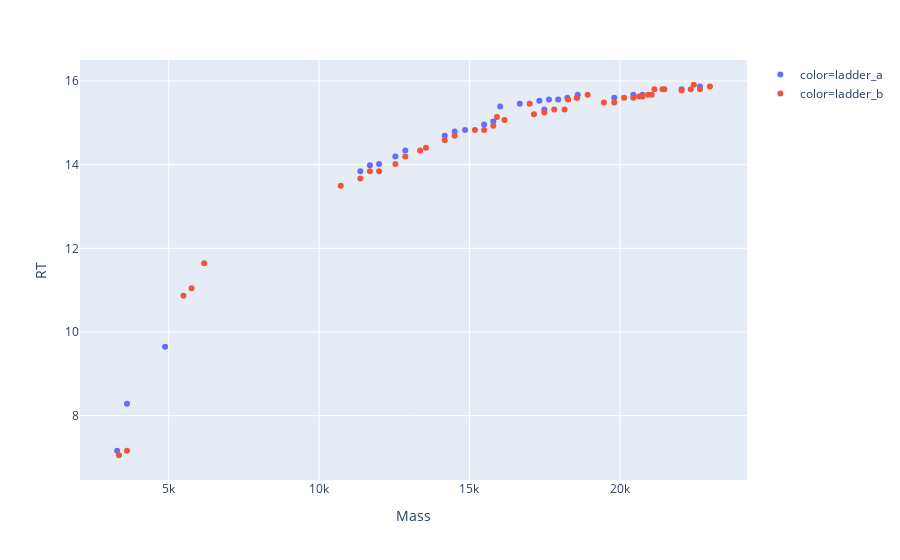

The notebook cell this image was saved under:
### Code cell
tmp = df_3p_24087.copy()
tmp.Mass += 329.0525
plotly_zones(df_3p_24416, tmp)

### Figure 1 — Plotly figure (JSON) as saved in the notebook; plotly's stock layout.template omitted (floating-point values rounded to 4 significant figures)
{"data": [{"hoverlabel": {"namelength": 0}, "hovertemplate": "color=ladder_a<br>Mass=%{x}<br>RT=%{y}", "legendgroup": "color=ladder_a", "marker": {"color": "#636efa", "symbol": "circle"}, "mode": "markers", "name": "color=ladder_a", "showlegend": true, "type": "scatter", "x": [17640.0, 17950.0, 18260.0, 18600.0, 3612.0, 19820.0, 20450.0, 20760.0, 4880.0, 11370.0, 22060.0, 11690.0, 22670.0, 12000.0, 12540.0, 12870.0, 14180.0, 14510.0, 14850.0, 15490.0, 3283.0, 15790.0, 16020.0, 16670.0, 17320.0, 17490.0], "xaxis": "x", "y": [15.56, 15.56, 15.6, 15.67, 8.283, 15.6, 15.67, 15.67, 9.646, 13.84, 15.81, 13.99, 15.87, 14.02, 14.2, 14.34, 14.69, 14.79, 14.83, 14.96, 7.159, 15.03, 15.39, 15.46, 15.53, 15.32], "yaxis": "y"}, {"hoverlabel": {"namelength": 0}, "hovertemplate": "color=ladder_b<br>Mass=%{x}<br>RT=%{y}", "legendgroup": "color=ladder_b", "marker": {"color": "#EF553B", "symbol": "circle"}, "mode": "markers", "name": "color=ladder_b", "showlegend": true, "type": "scatter", "x": [18160.0, 18280.0, 18570.0, 18580.0, 18930.0, 19470.0, 19820.0, 20140.0, 20450.0, 20640.0, 20760.0, 6179.0, 20940.0, 10720.0, 21060.0, 21150.0, 21420.0, 21480.0, 11370.0, 22060.0, 11690.0, 22360.0, 22460.0, 12000.0, 22670.0, 23000.0, 3343.0, 12540.0, 12870.0, 13360.0, 13550.0, 14180.0, 14510.0, 5491.0, 15180.0, 15490.0, 15790.0, 15920.0, 3612.0, 16170.0, 17000.0, 5759.0, 17150.0, 17490.0, 17820.0], "xaxis": "x", "y": [15.32, 15.56, 15.6, 15.6, 15.67, 15.49, 15.49, 15.6, 15.6, 15.63, 15.63, 11.64, 15.67, 13.49, 15.67, 15.81, 15.81, 15.81, 13.67, 15.77, 13.84, 15.81, 15.91, 13.84, 15.81, 15.87, 7.053, 14.02, 14.2, 14.34, 14.4, 14.58, 14.69, 10.87, 14.83, 14.83, 14.93, 15.14, 7.159, 15.07, 15.46, 11.05, 15.21, 15.25, 15.32], "yaxis": "y"}], "layout": {"legend": {"tracegroupgap": 0}, "margin": {"t": 60}, "xaxis": {"anchor": "y", "domain": [0, 1], "title": {"text": "Mass"}}, "yaxis": {"anchor": "x", "domain": [0, 1], "title": {"text": "RT"}}}}
